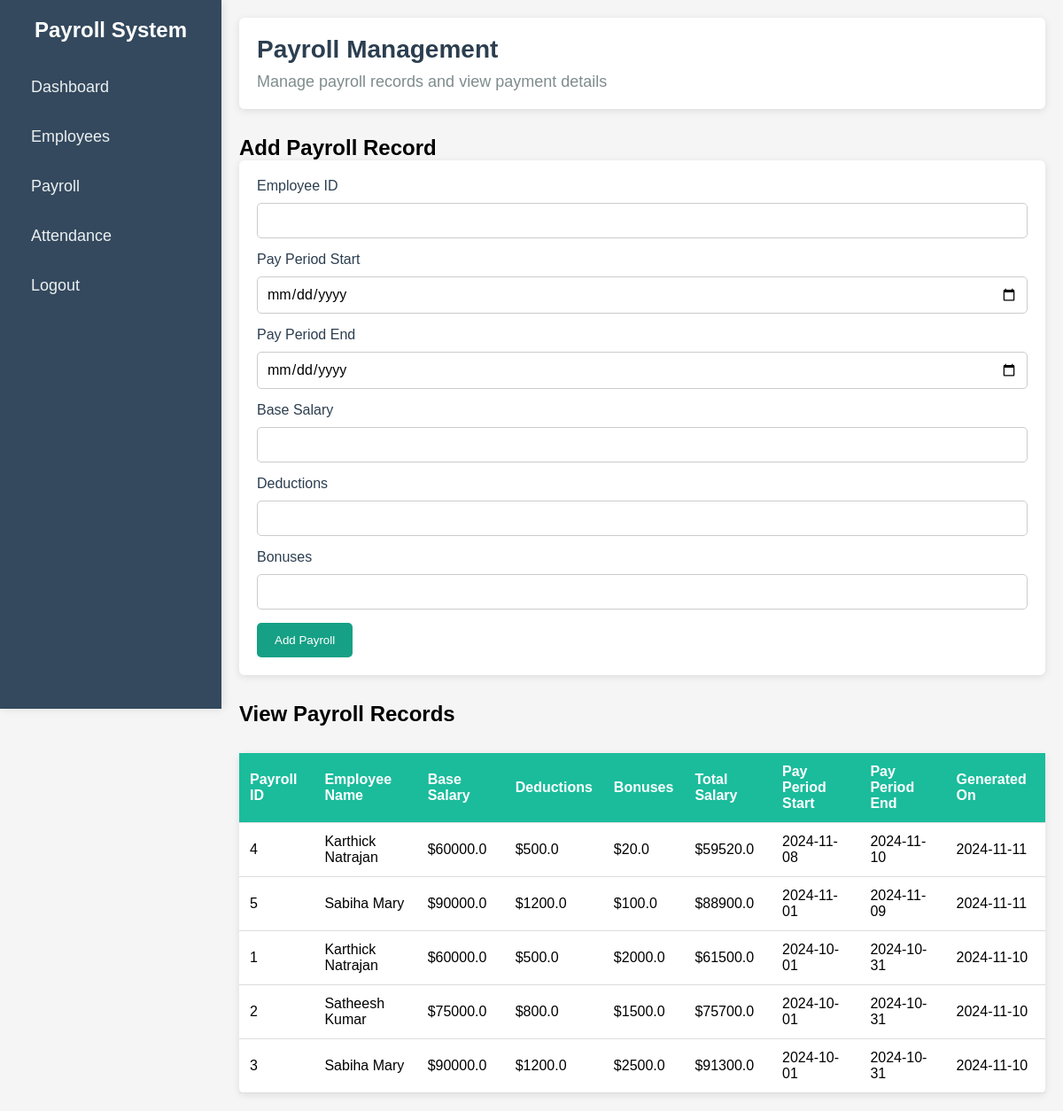
Page /payroll on the committed database.
### tables this page shows
CREATE TABLE Payroll (
    payroll_id INTEGER PRIMARY KEY AUTOINCREMENT,
    employee_id INTEGER,
    pay_period_start DATE,
    pay_period_end DATE,
    base_salary REAL,
    deductions REAL,
    bonuses REAL,
    total_salary REAL,
    generated_on DATE DEFAULT CURRENT_DATE,
    FOREIGN KEY (employee_id) REFERENCES Employee(employee_id)
);

CREATE TABLE Employee (
    employee_id INTEGER PRIMARY KEY AUTOINCREMENT,
    first_name TEXT NOT NULL,
    last_name TEXT NOT NULL,
    email TEXT NOT NULL UNIQUE,
    phone_number TEXT,
    job_title TEXT,
    department TEXT,
    hire_date DATE,
    salary REAL,
    status TEXT DEFAULT 'Active'
);

### app.py (the view, shortened to what this page needs)
@app.route('/payroll', methods=['GET', 'POST'])
def payroll():
    conn = sqlite3.connect('payroll_system.db')
    cursor = conn.cursor()
    cursor.execute('''
        SELECT p.payroll_id, e.first_name, e.last_name, p.base_salary, p.deductions,p.bonuses, p.total_salary, p.pay_period_start, p.pay_period_end, p.generated_on
        FROM Payroll p
        JOIN Employee e ON p.employee_id = e.employee_id
        ORDER BY p.generated_on DESC
    ''')
    payroll_records = cursor.fetchall()
    conn.close()
    return render_template('payroll.html', payroll_records=payroll_records)

### templates/payroll.html (shortened to what this page needs)
<!DOCTYPE html>
<html lang="en">
<head>
    <link rel="stylesheet" href='/static/pay.css'>
</head>
<body>
    <div class="sidebar">
        <div class="sidebar-header">
            <h2>Payroll System</h2>
        </div>
        <ul class="sidebar-menu">
            <li><a href="{{ url_for('dashboard') }}">Dashboard</a></li>
            <li><a href="{{ url_for('employee') }}">Employees</a></li>
            <li><a href="{{ url_for('payroll') }}">Payroll</a></li>
            <li><a href="{{ url_for('attendance') }}">Attendance</a></li>
            <li><a href="#">Logout</a></li>
        </ul>
    </div>
    <div class="main-content">
        <header>
            <h1>Payroll Management</h1>
            <p>Manage payroll records and view payment details</p>
        </header>
        <section id="add-payroll">
            <h2>Add Payroll Record</h2>
            <form method="POST">
                <label for="employee_id">Employee ID</label>
                <input type="text" id="employee_id" name="employee_id" required>
                <label for="pay_period_start">Pay Period Start</label>
                <input type="date" id="pay_period_start" name="pay_period_start" required>
                <label for="pay_period_end">Pay Period End</label>
                <input type="date" id="pay_period_end" name="pay_period_end" required>
                <label for="base_salary">Base Salary</label>
                <input type="number" id="base_salary" name="base_salary" step="0.01" required>
                <label for="deductions">Deductions</label>
                <input type="number" id="deductions" name="deductions" step="0.01" required>
                <label for="bonuses">Bonuses</label>
                <input type="number" id="bonuses" name="bonuses" step="0.01" required>
                <button type="submit">Add Payroll</button>
            </form>
        </section>
        <section id="view-payroll">
            <h2>View Payroll Records</h2>
            <table>
                <thead>
                    <tr>
                        <th>Payroll ID</th>
                        <th>Employee Name</th>
                        <th>Base Salary</th>
                        <th>Deductions</th>
                        <th>Bonuses</th>
                        <th>Total Salary</th>
                        <th>Pay Period Start</th>
                        <th>Pay Period End</th>
                        <th>Generated On</th>
                    </tr>
                </thead>
                <tbody>
                    {% for record in payroll_records %}
                    <tr>
                        <td>{{ record[0] }}</td>
                        <td>{{ record[1] }} {{ record[2] }}</td>
                        <td>${{ record[3] }}</td>
                        <td>${{ record[4] }}</td>
                        <td>${{ record[5] }}</td>
                        <td>${{ record[6] }}</td>
                        <td>{{ record[7] }}</td>
                        <td>{{ record[8] }}</td>
                        <td>{{ record[9] }}</td>
                    </tr>
                    {% endfor %}
                </tbody>
            </table>
        </section>
    </div>
</body>
</html>

### static/pay.css (style rules this page uses)
* { margin: 0; padding: 0; box-sizing: border-box; font-family: 'Arial', sans-serif; }
body { display: flex; min-height: 100vh; background-color: #f5f5f5; }
.sidebar { width: 250px; height: 100vh; background-color: #34495e; color: white; padding: 20px; position: fixed; top: 0; left: 0; box-shadow: 2px 0 10px rgba(0, 0, 0, 0.1); }
.sidebar-header { text-align: center; margin-bottom: 30px; }
.sidebar-header h2 { font-size: 24px; font-weight: 600; }
.sidebar-menu { list-style-type: none; }
.sidebar-menu li { margin: 15px 0; }
.sidebar-menu li a { text-decoration: none; color: #ecf0f1; font-size: 18px; display: block; padding: 10px 15px; border-radius: 4px; transition: background-color 0.3s ease; }
.main-content { margin-left: 250px; padding: 20px; width: calc(100% - 250px); }
header { background-color: #fff; padding: 20px; border-radius: 6px; box-shadow: 0 2px 8px rgba(0, 0, 0, 0.1); margin-bottom: 30px; }
header h1 { font-size: 28px; color: #2c3e50; margin-bottom: 10px; }
header p { font-size: 18px; color: #7f8c8d; }
form { background-color: #fff; padding: 20px; border-radius: 6px; box-shadow: 0 2px 8px rgba(0, 0, 0, 0.1); margin-bottom: 30px; }
form label { font-size: 16px; color: #2c3e50; margin-bottom: 10px; display: block; }
form input[type="text"], form input[type="date"], form input[type="number"] { width: 100%; padding: 10px; margin-bottom: 15px; border: 1px solid #ccc; border-radius: 5px; font-size: 16px; }
form button { background-color: #16a085; color: white; padding: 12px 20px; border: none; border-radius: 5px; cursor: pointer; }
table { width: 100%; border-collapse: collapse; background-color: #fff; border-radius: 6px; box-shadow: 0 2px 8px rgba(0, 0, 0, 0.1); margin-top: 30px; }
table th, table td { padding: 12px; text-align: left; border-bottom: 1px solid #ddd; }
table th { background-color: #1abc9c; color: white; }

### rows in the picture
Payroll: payroll_id "4", first_name "Karthick", last_name "Natrajan", base_salary "60000.0", deductions "500.0", bonuses "20.0", total_salary "59520.0", pay_period_start "2024-11-08", pay_period_end "2024-11-10", generated_on "2024-11-11"
Payroll: payroll_id "5", first_name "Sabiha", last_name "Mary", base_salary "90000.0", deductions "1200.0", bonuses "100.0", total_salary "88900.0", pay_period_start "2024-11-01", pay_period_end "2024-11-09", generated_on "2024-11-11"
Payroll: payroll_id "1", first_name "Karthick", last_name "Natrajan", base_salary "60000.0", deductions "500.0", bonuses "2000.0", total_salary "61500.0", pay_period_start "2024-10-01", pay_period_end "2024-10-31", generated_on "2024-11-10"
Payroll: payroll_id "2", first_name "Satheesh", last_name "Kumar", base_salary "75000.0", deductions "800.0", bonuses "1500.0", total_salary "75700.0", pay_period_start "2024-10-01", pay_period_end "2024-10-31", generated_on "2024-11-10"
Payroll: payroll_id "3", first_name "Sabiha", last_name "Mary", base_salary "90000.0", deductions "1200.0", bonuses "2500.0", total_salary "91300.0", pay_period_start "2024-10-01", pay_period_end "2024-10-31", generated_on "2024-11-10"
